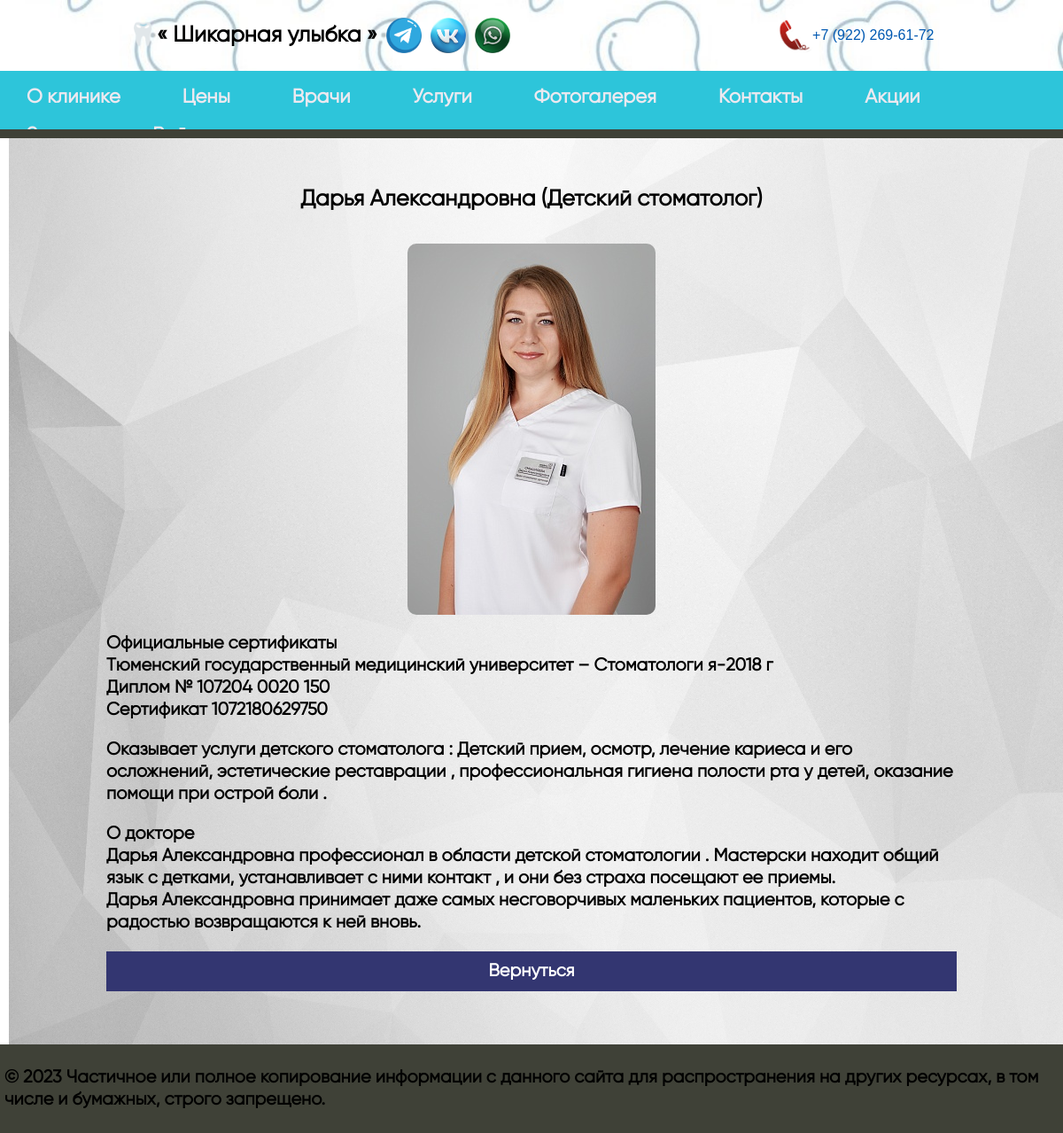
The app's page /post/4/ with its own data.
### dental/models.py (models this page shows, shortened)
class Dental(models.Model):
    title = models.CharField(max_length=255, verbose_name="Заголовок")
    slug = models.SlugField(max_length=255, unique=True, db_index=True, verbose_name="URL")
    content = models.TextField(blank=True, verbose_name="Текст статьи")
    photo = models.ImageField(upload_to="photos/%Y/%m/%d/", verbose_name="Фото")
    time_create = models.DateTimeField(auto_now_add=True, verbose_name="Время создания")
    time_update = models.DateTimeField(auto_now=True, verbose_name="Время изменения")
    is_published = models.BooleanField(default=True, verbose_name="Публикация")

### dental/views.py (the view)
# urls.py: path('post/<int:post_slug>/', show_post, name='post'),
def show_post(request, post_slug):
    post = get_object_or_404(Dental, slug=post_slug)
    context = {
        'post': post,
        'title': post.title,
        'cat_selected': post,
    }
    return render(request, 'dental/post.html', context=context)

### dental/templates/dental/post.html
{% extends 'dental/base.html' %}
{% block content %}
<h1>{{post.title}}</h1>
{% if post.photo %}
<p><img class="img-article-left" src="{{post.photo.url}}"></p>
{% endif %}
{{post.content|linebreaks}}
<p class="link-read-post"><a class="post" href="{% url 'personal' %}">Вернуться</a></p>
{% endblock %}

### dental/static/dental/css/styles.css (style rules this page uses)
html, body { font-family: 'Arial'; margin: 0; padding: 0; height: 100%; }
body { background: url('../images/back.jpg') no-repeat 10px 5px; background-size: 100% 100%; background-attachment:fixed; }
img { display: flex; margin: auto; border-radius: 10px; }
h1 { display: inline-block; font-family: 'Gilroy-Regular'; font-style: normal; font-weight: 700; font-size: 25px; line-height: 25px; color: #000000; text-align: center; width: 100%; }
li, p, h3 { font-family: 'Gilroy-Regular'; font-style: normal; font-weight: 700; font-size: 20px; line-height: 25px; color: #000000; }
a { color: #0059b2; text-decoration: none; }
p.link-read-post { text-align: right; }
p.link-read-post a { padding: 10px; min-width: 100px; background: #333671; color: #fff; text-decoration: none; }
p.link-read-post { text-align: center; }
p.link-read-post a { padding: 10px; min-width: 100px; background: #333671; color: #fff; text-decoration: none; display: flex; justify-content: center; align-items: center; }
a.post { display: flex; justify-content: center; align-items: center; margin: auto; }

### records on screen
Dental: title "Дарья Александровна (Детский стоматолог)", photo (picture), content "Официальные сертификаты Тюменский государственный медицинский университет – Стоматологи я-2018 г Диплом № 107204 0020 150 Сертификат 1072180629750 Оказывает услуги детского стоматолога : Детский прием, осмотр, лечение кариеса и его осложнений, эстетические реставрации , профессиональная гигиена полости рта у детей, оказание помощи при острой боли . О докторе Дарья Александровна профессионал в области детской стоматологии . Мастерски находит общий язык с детками, устанавливает с ними контакт , и они без страха посещают ее приемы. Дарья Александровна принимает даже самых несговорчивых маленьких пациентов, которые с радостью возвращаются к ней вновь."
